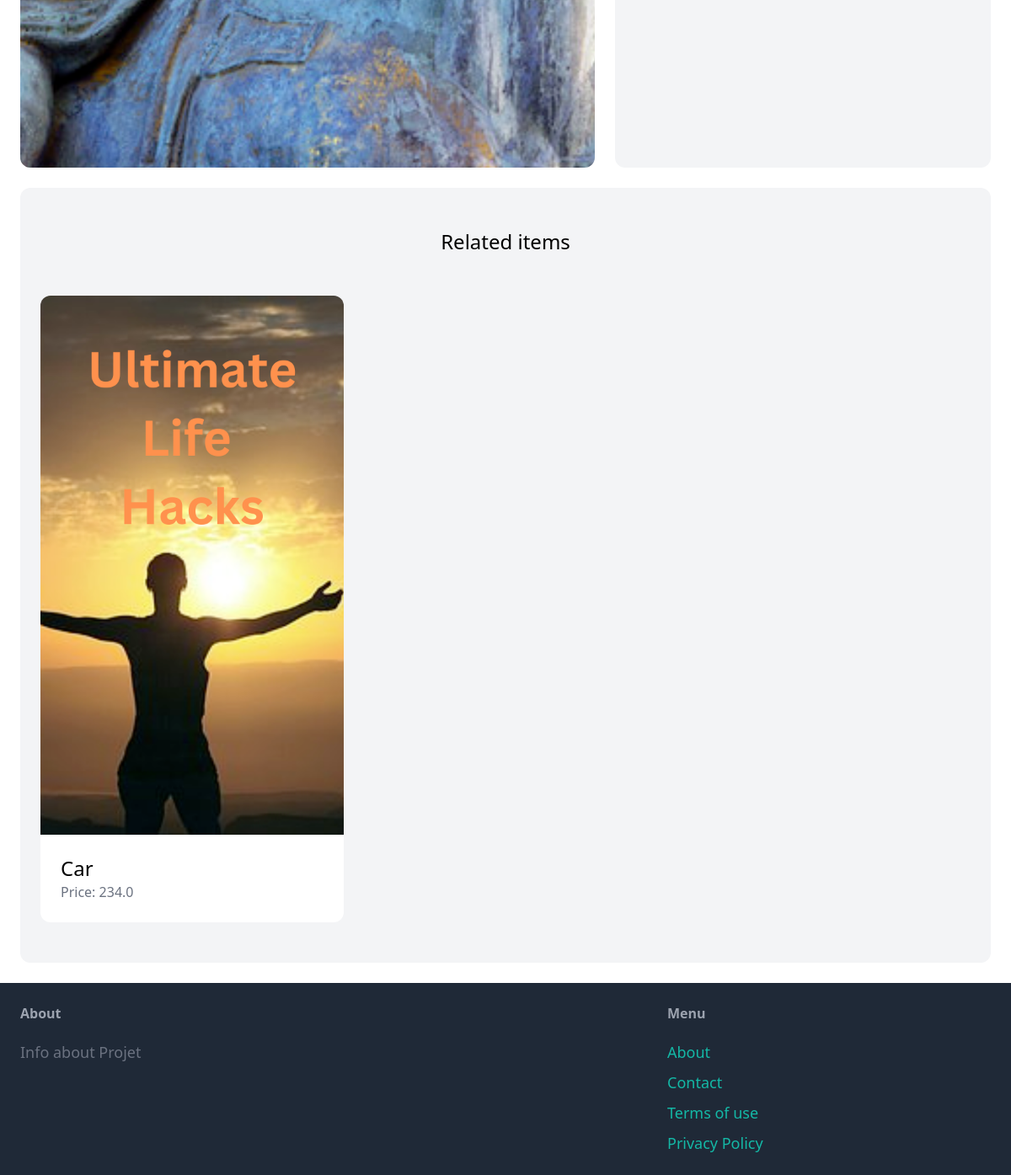
/items/2/ (lower part), run on an earlier commit of the app's database.
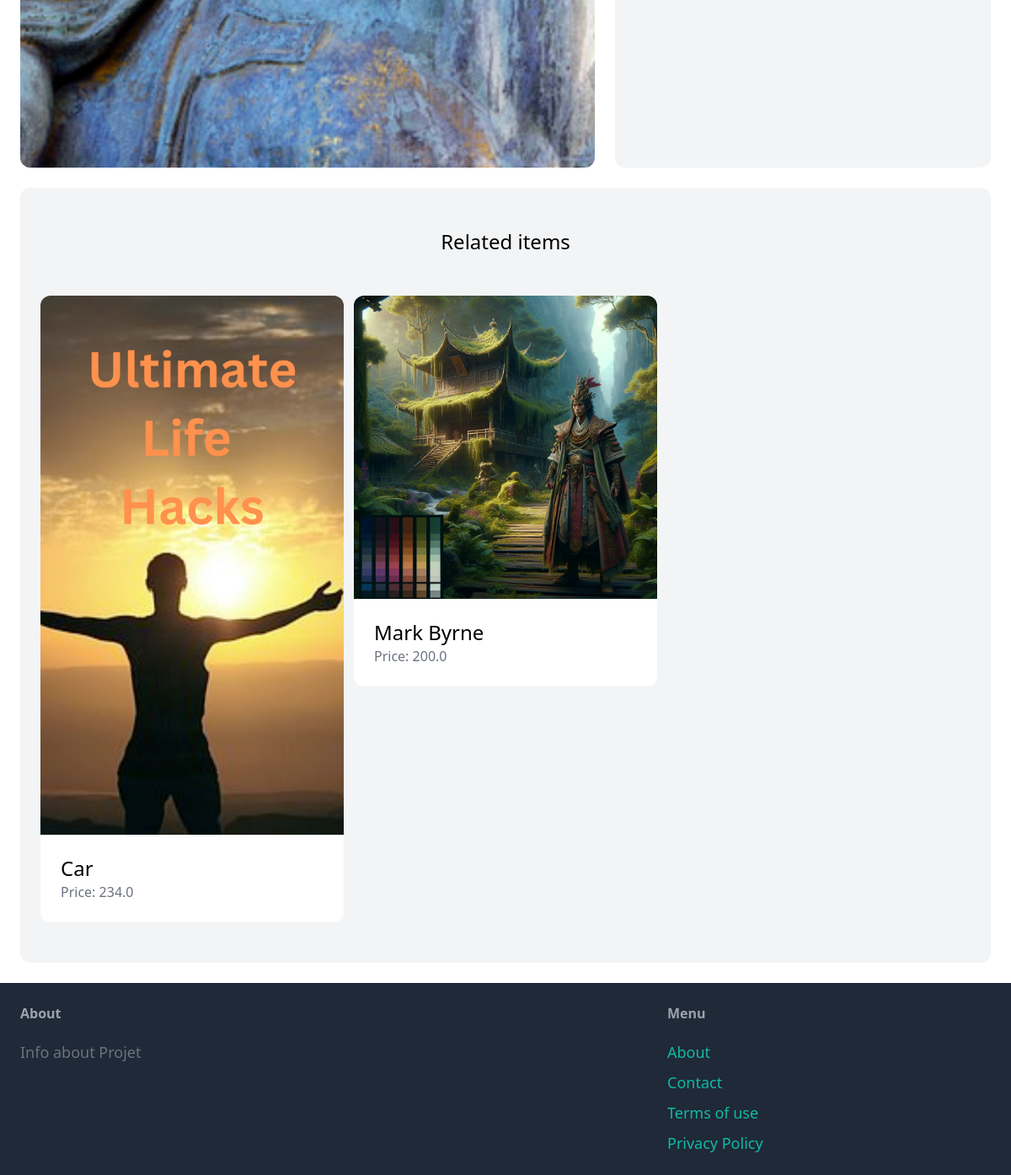
And on a later commit of the database.
### item/models.py (models this page shows, shortened)
class Item(models.Model):
    category= models.ForeignKey(Category, related_name='items', on_delete=models.CASCADE)
    name = models.CharField(max_length=255)
    description = models.TextField(blank=True, null=True)
    price = models.FloatField()
    image = models.ImageField(upload_to='item_images', blank=True, null=True)
    is_sold = models.BooleanField(default=False)
    created_by = models.ForeignKey(User, related_name='items', on_delete=models.CASCADE)
    created_at = models.DateTimeField(auto_now_add=True)

### item/views.py (the view)
# urls.py: path('<int:pk>/', views.detail, name='detail'),
def detail(request, pk):
    item = get_object_or_404(Item, pk=pk)
    related_items = Item.objects.filter(category=item.category, is_sold=False).exclude(pk=pk)[0:3]
    return render(request, 'item/detail.html', {
        'item': item,
        'related_items': related_items
    })

### item/templates/item/detail.html (shortened to what this page needs)
{% extends 'core/base.html' %}
{% block content %}
<div class="grid grid-cols-5 gap-6">
    <div class="col-span-3">
        <img src="{{ item.image.url }}" class="rounded-xl">
    </div>
    <div class="col-span-2 p-6 bg-gray-100 rounded-xl">
    </div>
</div>
<div class="mt-6 px-6 py-12 bg-gray-100 rounded-xl">
    <h2 class="mb-12 text-2xl text-center">Related items</h2>
    <div class="grid grid-cols-3 gap-3">
        {% for item in related_items %}
        <div>
            <a href="{% url 'item:detail' item.id %}">
                <div>
                    <img src="{{ item.image.url }}" class="rounded-t-xl">
                </div>
                <div class="p-6 bg-white rounded-b-xl">
                    <h2 class="text-2xl">{{ item.name }}</h2>
                    <p class="text-gray-500">Price: {{ item.price }}</p>
                </div>
            </a>
        </div>
        {% endfor %}
    </div>
</div>
{% endblock %}

What changed in the data, as far as the page shows it:
added Item: image (picture), name "Mark Byrne", price "200.0"
